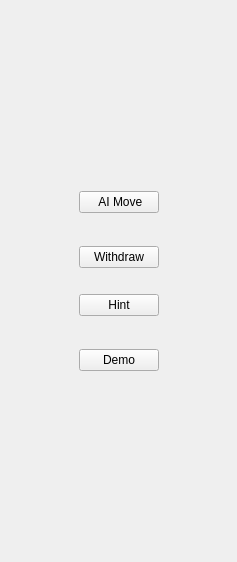
<?xml version="1.0" encoding="UTF-8"?>
<ui version="4.0">
 <class>ToolsWidget</class>
 <widget class="QWidget" name="ToolsWidget">
  <property name="geometry">
   <rect>
    <x>0</x>
    <y>0</y>
    <width>237</width>
    <height>562</height>
   </rect>
  </property>
  <property name="windowTitle">
   <string>ToolsWidget</string>
  </property>
  <layout class="QGridLayout" name="gridLayout">
   <item row="0" column="1">
    <spacer name="verticalSpacer_2">
     <property name="orientation">
      <enum>Qt::Vertical</enum>
     </property>
     <property name="sizeType">
      <enum>QSizePolicy::Expanding</enum>
     </property>
     <property name="sizeHint" stdset="0">
      <size>
       <width>20</width>
       <height>20</height>
      </size>
     </property>
    </spacer>
   </item>
   <item row="2" column="0">
    <spacer name="horizontalSpacer">
     <property name="orientation">
      <enum>Qt::Horizontal</enum>
     </property>
     <property name="sizeHint" stdset="0">
      <size>
       <width>40</width>
       <height>20</height>
      </size>
     </property>
    </spacer>
   </item>
   <item row="8" column="1">
    <spacer name="verticalSpacer">
     <property name="orientation">
      <enum>Qt::Vertical</enum>
     </property>
     <property name="sizeHint" stdset="0">
      <size>
       <width>20</width>
       <height>40</height>
      </size>
     </property>
    </spacer>
   </item>
   <item row="2" column="2">
    <spacer name="horizontalSpacer_2">
     <property name="orientation">
      <enum>Qt::Horizontal</enum>
     </property>
     <property name="sizeHint" stdset="0">
      <size>
       <width>40</width>
       <height>20</height>
      </size>
     </property>
    </spacer>
   </item>
   <item row="2" column="1">
    <layout class="QVBoxLayout" name="ButtonLayout">
     <item>
      <widget class="QPushButton" name="AImove">
       <property name="enabled">
        <bool>true</bool>
       </property>
       <property name="text">
        <string> AI Move</string>
       </property>
      </widget>
     </item>
     <item>
      <spacer name="verticalSpacer_4">
       <property name="orientation">
        <enum>Qt::Vertical</enum>
       </property>
       <property name="sizeHint" stdset="0">
        <size>
         <width>20</width>
         <height>20</height>
        </size>
       </property>
      </spacer>
     </item>
     <item>
      <widget class="QPushButton" name="Withdraw">
       <property name="text">
        <string>Withdraw</string>
       </property>
      </widget>
     </item>
     <item>
      <spacer name="verticalSpacer_3">
       <property name="orientation">
        <enum>Qt::Vertical</enum>
       </property>
       <property name="sizeType">
        <enum>QSizePolicy::Fixed</enum>
       </property>
       <property name="sizeHint" stdset="0">
        <size>
         <width>20</width>
         <height>20</height>
        </size>
       </property>
      </spacer>
     </item>
     <item>
      <widget class="QPushButton" name="Hint">
       <property name="text">
        <string>Hint</string>
       </property>
      </widget>
     </item>
     <item>
      <spacer name="verticalSpacer_5">
       <property name="orientation">
        <enum>Qt::Vertical</enum>
       </property>
       <property name="sizeHint" stdset="0">
        <size>
         <width>20</width>
         <height>20</height>
        </size>
       </property>
      </spacer>
     </item>
     <item>
      <widget class="QPushButton" name="Demo">
       <property name="text">
        <string>Demo</string>
       </property>
      </widget>
     </item>
    </layout>
   </item>
  </layout>
 </widget>
 <resources/>
 <connections/>
</ui>
